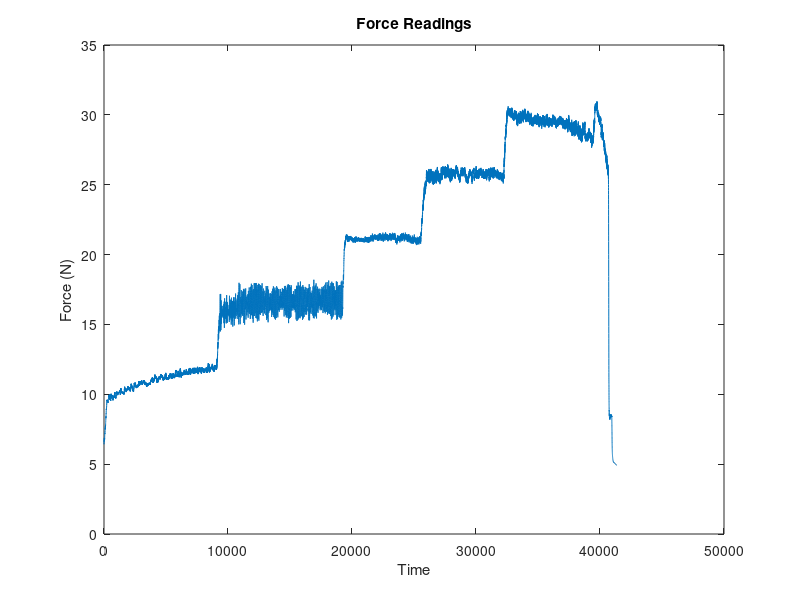
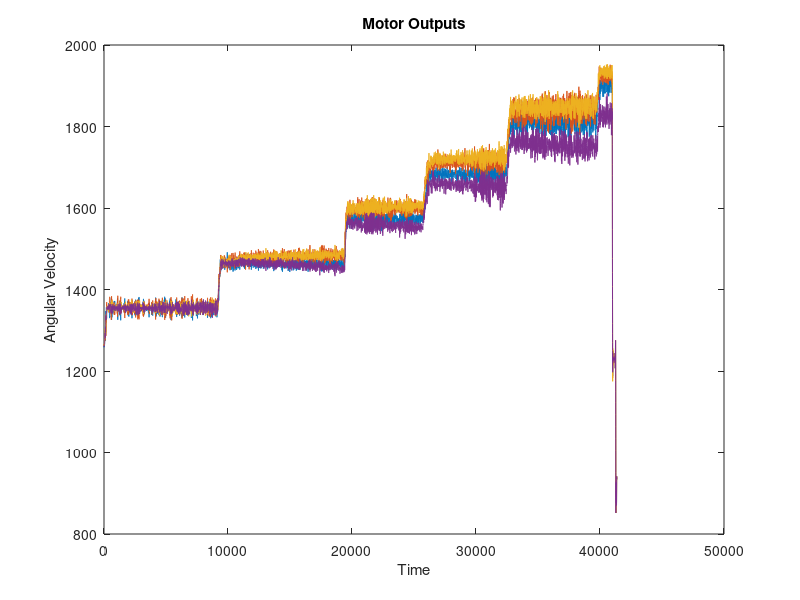

Source code (MATLAB) for these figures, in order:
function plots_for_poster()
load('POC_tracks_alignment_data_2018_05_01_Thrust_Acro.mat')
x = 1:length(a_o1);

figure('Visible','on','Name','Sensor Data')
plot(a_fz)
title('Force Readings')
xlabel('Time')
ylabel('Force (N)')

figure('Visible','on','Name','Motor Outputs')
plot(x,a_o1,x,a_o2,x,a_o3,x,a_o4)
title('Motor Outputs')
xlabel('Time')
ylabel('Angular Velocity')
